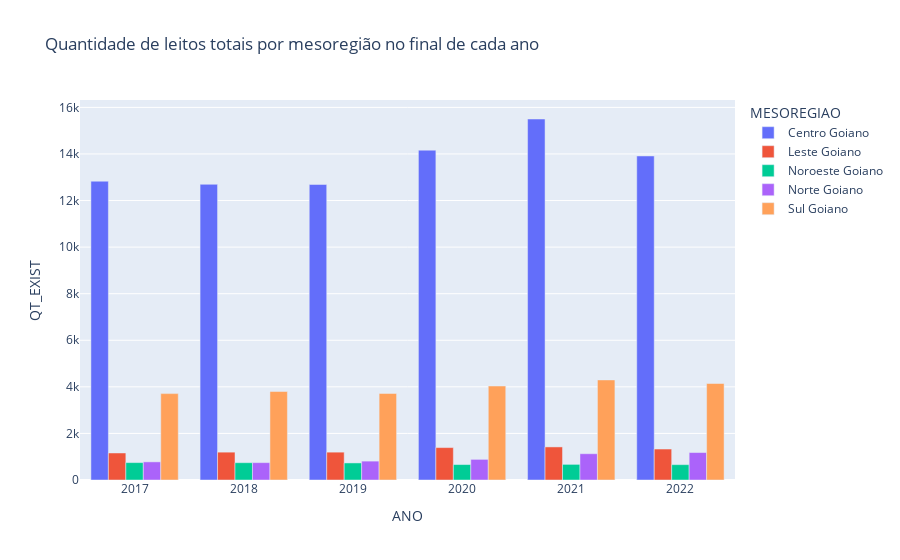

Write notebook code for a chart like this one.
### Code cell
px.bar(data_ultimo_mes_por_meso, x="ANO", y="QT_EXIST", color="MESOREGIAO", title="Quantidade de leitos totais por mesoregião no final de cada ano", barmode="group")

### Figure 1 — Plotly figure (JSON) as saved in the notebook; plotly's stock layout.template omitted (floating-point values rounded to 4 significant figures)
{"data": [{"alignmentgroup": "True", "hovertemplate": "MESOREGIAO=Centro Goiano<br>ANO=%{x}<br>QT_EXIST=%{y}<extra></extra>", "legendgroup": "Centro Goiano", "marker": {"color": "#636efa", "pattern": {"shape": ""}}, "name": "Centro Goiano", "offsetgroup": "Centro Goiano", "orientation": "v", "showlegend": true, "textposition": "auto", "type": "bar", "x": ["2017", "2018", "2019", "2020", "2021", "2022"], "xaxis": "x", "y": [12830, 12697, 12690, 14163, 15501, 13914], "yaxis": "y"}, {"alignmentgroup": "True", "hovertemplate": "MESOREGIAO=Leste Goiano<br>ANO=%{x}<br>QT_EXIST=%{y}<extra></extra>", "legendgroup": "Leste Goiano", "marker": {"color": "#EF553B", "pattern": {"shape": ""}}, "name": "Leste Goiano", "offsetgroup": "Leste Goiano", "orientation": "v", "showlegend": true, "textposition": "auto", "type": "bar", "x": ["2017", "2018", "2019", "2020", "2021", "2022"], "xaxis": "x", "y": [1160, 1196, 1196, 1392, 1421, 1330], "yaxis": "y"}, {"alignmentgroup": "True", "hovertemplate": "MESOREGIAO=Noroeste Goiano<br>ANO=%{x}<br>QT_EXIST=%{y}<extra></extra>", "legendgroup": "Noroeste Goiano", "marker": {"color": "#00cc96", "pattern": {"shape": ""}}, "name": "Noroeste Goiano", "offsetgroup": "Noroeste Goiano", "orientation": "v", "showlegend": true, "textposition": "auto", "type": "bar", "x": ["2017", "2018", "2019", "2020", "2021", "2022"], "xaxis": "x", "y": [747, 743, 733, 663, 671, 659], "yaxis": "y"}, {"alignmentgroup": "True", "hovertemplate": "MESOREGIAO=Norte Goiano<br>ANO=%{x}<br>QT_EXIST=%{y}<extra></extra>", "legendgroup": "Norte Goiano", "marker": {"color": "#ab63fa", "pattern": {"shape": ""}}, "name": "Norte Goiano", "offsetgroup": "Norte Goiano", "orientation": "v", "showlegend": true, "textposition": "auto", "type": "bar", "x": ["2017", "2018", "2019", "2020", "2021", "2022"], "xaxis": "x", "y": [779, 746, 811, 886, 1129, 1179], "yaxis": "y"}, {"alignmentgroup": "True", "hovertemplate": "MESOREGIAO=Sul Goiano<br>ANO=%{x}<br>QT_EXIST=%{y}<extra></extra>", "legendgroup": "Sul Goiano", "marker": {"color": "#FFA15A", "pattern": {"shape": ""}}, "name": "Sul Goiano", "offsetgroup": "Sul Goiano", "orientation": "v", "showlegend": true, "textposition": "auto", "type": "bar", "x": ["2017", "2018", "2019", "2020", "2021", "2022"], "xaxis": "x", "y": [3709, 3799, 3717, 4036, 4297, 4143], "yaxis": "y"}], "layout": {"barmode": "group", "legend": {"title": {"text": "MESOREGIAO"}, "tracegroupgap": 0}, "title": {"text": "Quantidade de leitos totais por mesoregião no final de cada ano"}, "xaxis": {"anchor": "y", "domain": [0, 1], "title": {"text": "ANO"}}, "yaxis": {"anchor": "x", "domain": [0, 1], "title": {"text": "QT_EXIST"}}}}
